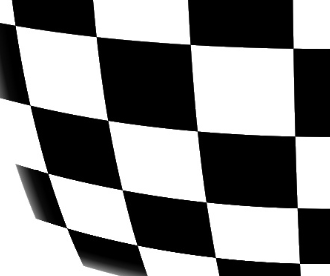
#> input picture 121.png, 330 x 276 px
$ python corner_detection.py
#> lines starting #> are read from the running program, lines starting #| are printed output that depends on the picture; after the words box and inside, x2 and y2 are one past the last pixel; in counts of white or black regions, pixels touching at a corner belong together
import numpy as np
import cv2
from matplotlib import pyplot as plt

size_h=4
size_s=4
img = cv2.imread('121.png')
#> img is the input picture: shape (276, 330, 3); min 0, max 255, mean 135.7
img = cv2.GaussianBlur(img,(9,9),0)
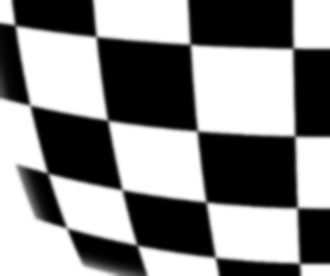
#> img: shape (276, 330, 3); min 0, max 255, mean 135.7
ret, binary = cv2.threshold(img, 130, 255, cv2.THRESH_BINARY)
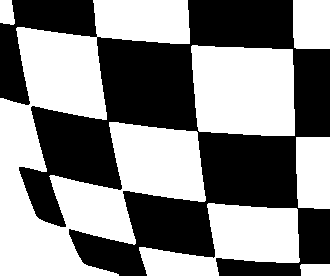
#> binary: shape (276, 330, 3); 52.8% white; 1 black region, box (x1, y1, x2, y2) and area: (0, 0, 330, 276) 42964
gray = cv2.cvtColor(binary, cv2.COLOR_BGR2GRAY)
l = list()
pattern_size=(size_h,size_s)
found, corners=cv2.findChessboardCorners(gray,pattern_size )
#> found = True; corners = 16 rows, first 8: [16.38, 26.78], [96.58, 36.49], [190.8, 44.77], [293.4, 47.55], [30.8, 104.2], [107.5, 120.5], [197.5, 130.9], [294.8, 135.8]
cv2.drawChessboardCorners(img, pattern_size, corners, found)
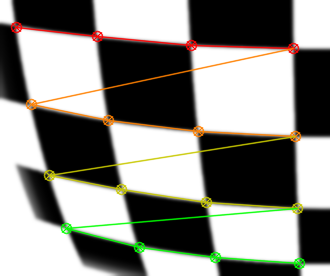
#> img: shape (276, 330, 3); 7.25% of pixels changed, all inside (x1, y1, x2, y2) = (10, 21, 306, 270)

print(corners)
#> (printed output is left out)
for c in corners:
    #print(len(corners))
    x,y = c.ravel()
    l.append((x,y))
#> this loop made 16 passes
#> (x, y) on passes 1 to 12: (16.38, 26.78), (96.58, 36.49), (190.8, 44.77), (293.4, 47.55), (30.8, 104.2), (107.5, 120.5), (197.5, 130.9), (294.8, 135.8), (48.73, 175.4), (121.2, 189.2), (206, 202), (297.3, 207.7)
#> after the loop, l = [(16.38, 26.78), (96.58, 36.49), (190.8, 44.77), (293.4, 47.55), (30.8, 104.2), (107.5, 120.5), (197.5, 130.9), (294.8, 135.8), (48.73, 175.4), (121.2, 189.2), (206, 202), (297.3, 207.7), (66.5, 228.5), (138.6, 246.6), (214.8, 257.2), (299.1, 262.6)]

plt.imshow(img),plt.show()
